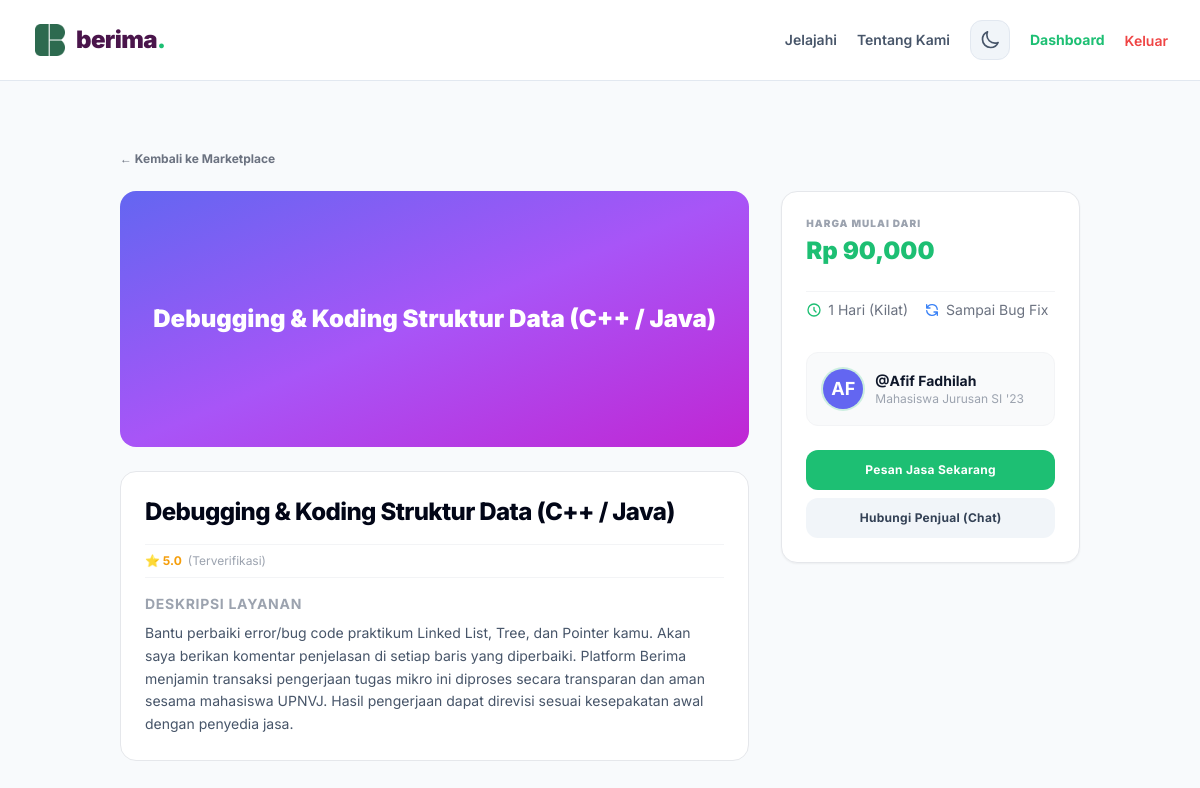
Screenshot of /gig/2 (signed in) with the database file from the repository.
### app/models.py (models this page shows, shortened)
class Gig(db.Model):
    id = db.Column(db.Integer, primary_key=True)
    title = db.Column(db.String(100), nullable=False)
    description = db.Column(db.Text, nullable=True)
    price = db.Column(db.Float, nullable=False)
    delivery = db.Column(db.String(50), nullable=True, default="1-3 Hari")
    revisions = db.Column(db.String(50), nullable=True, default="1x Revisi")
    seller_id = db.Column(db.Integer, db.ForeignKey('user.id'), nullable=False)
    seller = db.relationship('User', backref='gigs')

class User(db.Model, UserMixin):
    id = db.Column(db.Integer, primary_key=True)
    email = db.Column(db.String(120), unique=True, nullable=False)
    username = db.Column(db.String(50), nullable=True)
    major = db.Column(db.String(50), nullable=True, default="IF '24")
    password_hash = db.Column(db.String(128), nullable=False)
    role_id = db.Column(db.Integer, db.ForeignKey('role.id'), nullable=False)
    failed_login_attempts = db.Column(db.Integer, default=0)
    locked_until = db.Column(db.DateTime, nullable=True)
    role = db.relationship('Role', backref='users')

### app/main/routes.py (the view)
@main_bp.route('/gig/<int:gig_id>')
def gig_detail(gig_id):
    gig = Gig.query.get_or_404(gig_id)
    return render_template('gig_detail.html', gig=gig)

### app/models.py (called while the page is built)
@login_manager.user_loader
def load_user(user_id):
    return User.query.get(int(user_id))

### app/templates/gig_detail.html
{% extends 'base.html' %}
{% block content %}
<div class="min-h-screen bg-slate-50 dark:bg-slate-950 text-slate-800 dark:text-slate-100 transition-colors duration-300 py-12">
    <div class="max-w-5xl mx-auto px-4 sm:px-6 lg:px-8">
        <a href="/marketplace" class="inline-flex items-center gap-2 text-xs font-bold text-gray-500 dark:text-slate-400 hover:text-[#1dbf73] transition mb-6">
            ← Kembali ke Marketplace
        </a>
        <div class="grid grid-cols-1 lg:grid-cols-3 gap-8 items-start">
            <div class="lg:col-span-2 space-y-6">
                <div class="h-64 rounded-2xl bg-gradient-to-br from-indigo-500 via-purple-500 to-fuchsia-600 flex flex-col items-center justify-center p-8 text-white font-black text-2xl text-center shadow-xs">
                    {{ gig.title }}
                </div>
                <div class="bg-white dark:bg-slate-900 border border-gray-200 dark:border-slate-800 rounded-2xl p-6 shadow-xs space-y-4">
                    <h1 class="text-2xl font-extrabold tracking-tight text-slate-950 dark:text-white">
                        {{ gig.title }}
                    </h1>
                    <div class="flex items-center gap-4 py-2 border-y border-gray-100 dark:border-slate-800 text-xs">
                        <div class="flex items-center gap-1.5 font-bold text-amber-500">
                            ⭐ 5.0 <span class="text-gray-400 font-normal">(Terverifikasi)</span>
                        </div>
                    </div>
                    <div class="space-y-2">
                        <h3 class="text-sm font-bold uppercase tracking-wider text-gray-400 dark:text-slate-500">Deskripsi Layanan</h3>
                        <p class="text-sm text-slate-600 dark:text-slate-300 leading-relaxed">
                            {{ gig.description }} Platform Berima menjamin transaksi pengerjaan tugas mikro ini diproses secara transparan dan aman sesama mahasiswa UPNVJ. Hasil pengerjaan dapat direvisi sesuai kesepakatan awal dengan penyedia jasa.
                        </p>
                    </div>
                </div>
            </div>
            <div class="bg-white dark:bg-slate-900 border border-gray-200 dark:border-slate-800 rounded-2xl p-6 shadow-sm sticky top-6 space-y-6">
                <div>
                    <span class="text-[10px] text-gray-400 dark:text-slate-500 uppercase font-black tracking-widest block mb-1">Harga Mulai Dari</span>
                    <div class="text-2xl font-black text-[#1dbf73]">Rp {{ "{:,.0f}".format(gig.price) }}</div>
                </div>
                <div class="flex items-center gap-4 py-2 text-sm text-gray-500 dark:text-slate-400 border-t border-gray-100 dark:border-slate-800">
                    <div class="flex items-center gap-1.5" title="Waktu Pengerjaan">
                        <svg class="w-4 h-4 text-[#1dbf73]" fill="none" stroke="currentColor" viewBox="0 0 24 24"><path stroke-linecap="round" stroke-linejoin="round" stroke-width="2" d="M12 8v4l3 3m6-3a9 9 0 11-18 0 9 9 0 0118 0z"></path></svg>
                        <span>{{ gig.delivery }}</span>
                    </div>
                    <div class="flex items-center gap-1.5" title="Batas Revisi">
                        <svg class="w-4 h-4 text-blue-500" fill="none" stroke="currentColor" viewBox="0 0 24 24"><path stroke-linecap="round" stroke-linejoin="round" stroke-width="2" d="M4 4v5h.582m15.356 2A8.001 8.001 0 004.582 9m0 0H9m11 11v-5h-.581m0 0a8.003 8.003 0 01-15.357-2m15.357 2H15"></path></svg>
                        <span>{{ gig.revisions }}</span>
                    </div>
                </div>
                <div class="p-4 bg-gray-50 dark:bg-slate-950/50 border border-gray-100 dark:border-slate-800/80 rounded-xl flex items-center gap-3">
                    <div class="w-10 h-10 rounded-full bg-indigo-500 flex items-center justify-center text-white font-bold text-lg ring-2 ring-[#1dbf73]/20">{{ gig.seller.username[:2]|upper }}</div>
                    <div>
                        <div class="font-bold text-sm text-slate-900 dark:text-white">@{{ gig.seller.username }}</div>
                        <div class="text-xs text-gray-400 dark:text-slate-500">Mahasiswa Jurusan {{ gig.seller.major }}</div>
                    </div>
                </div>
                <div class="space-y-2">
                    <form action="{{ url_for('main.gig_order', gig_id=gig.id) }}" method="POST">
                        <button type="submit" class="w-full bg-[#1dbf73] hover:bg-[#19a763] text-white py-3 rounded-xl text-xs font-bold tracking-wide shadow-xs transition cursor-pointer text-center block mb-2">
                            Pesan Jasa Sekarang
                        </button>
                    </form>
                    <button class="w-full bg-slate-100 dark:bg-slate-800 hover:bg-slate-200 dark:hover:bg-slate-700 text-slate-700 dark:text-slate-200 py-3 rounded-xl text-xs font-bold tracking-wide transition cursor-pointer text-center block">
                        Hubungi Penjual (Chat)
                    </button>
                </div>
            </div>
        </div>
    </div>
</div>
{% endblock %}

### app/templates/base.html (shortened to what this page needs)
<!DOCTYPE html>
<html lang="id">
<head>
    <script src="https://cdn.tailwindcss.com"></script>
</head>
<body class="bg-slate-50 text-slate-800 dark:bg-slate-950 dark:text-slate-100 flex flex-col min-h-screen transition-colors duration-300">
    <nav class="bg-white dark:bg-slate-900 border-b border-slate-200 dark:border-slate-800 sticky top-0 z-50 shadow-xs transition-colors duration-300">
        <div class="max-w-7xl mx-auto px-4 sm:px-6 lg:px-8">
            <div class="flex justify-between h-20 items-center">
                <div class="flex items-center gap-8">
                    <a href="{{ url_for('main.explore_gigs') }}" class="flex items-center gap-2 group">
                        <img src="{{ url_for('static', filename='img/logo.png') }}" class="w-9 h-9 object-contain mix-blend-multiply dark:mix-blend-normal dark:bg-white dark:rounded-md p-0.5 group-hover:scale-105 transition-transform" alt="Logo">
                        <span class="text-2xl font-black tracking-tight text-[#4a154b] dark:text-purple-400 transition-colors duration-300">
                            berima<span class="text-[#1dbf73]">.</span>
                        </span>
                    </a>
                </div>
                <div class="flex items-center gap-5">
                    <a href="{{ url_for('main.explore_gigs') }}" class="text-sm font-semibold text-slate-600 dark:text-slate-300 hover:text-[#1dbf73] dark:hover:text-[#1dbf73] transition">Jelajahi</a>
                    <a href="/about" class="text-sm font-semibold text-slate-600 dark:text-slate-300 hover:text-[#1dbf73] dark:hover:text-[#1dbf73] transition">Tentang Kami</a>
                    <button onclick="toggleTheme()" class="w-10 h-10 flex items-center justify-center rounded-xl bg-slate-100 hover:bg-slate-200 dark:bg-slate-800 dark:hover:bg-slate-700 border border-slate-200 dark:border-slate-700 transition-all duration-200 group cursor-pointer shadow-xs" aria-label="Toggle Theme">
                    </button>
                    {% if current_user.is_authenticated %}
                        {% if current_user.role.name == 'admin' %}
                            <a href="{{ url_for('auth.admin_panel') }}" class="text-sm font-bold text-red-500 hover:underline">Admin Panel</a>
                        {% else %}
                            <a href="{{ url_for('auth.dashboard') }}" class="text-sm font-bold text-[#1dbf73] hover:underline">Dashboard</a>
                        {% endif %}
                        <form action="{{ url_for('auth.logout') }}" method="POST" class="inline">
                            <button type="submit" class="text-sm font-semibold text-red-500 hover:text-red-400 transition cursor-pointer">Keluar</button>
                        </form>
                    {% else %}
                        <a href="{{ url_for('auth.login') }}" class="text-sm font-semibold text-slate-600 dark:text-slate-300 hover:text-[#1dbf73]">Masuk</a>
                        <a href="{{ url_for('auth.register') }}" class="bg-[#1dbf73] text-white text-sm font-bold px-5 py-2.5 rounded-xl hover:bg-[#10a35e] transition shadow-xs">Gabung</a>
                    {% endif %}
                </div>
            </div>
        </div>
    </nav>
    <main class="flex-grow">
        {% block content %}{% endblock %}
    </main>
</body>
</html>

### app/templates/base.html (style rules this page uses)
body { font-family: 'Inter', sans-serif; }

### rows the page displays
Gig: title "Debugging & Koding Struktur Data (C++ / Java)", description "Bantu perbaiki error/bug code praktikum Linked List, Tree, dan Pointer kamu. Akan saya berikan komentar penjelasan di setiap baris yang diperbaiki.", price "90,000", delivery "1 Hari (Kilat)", revisions "Sampai Bug Fix"
User: seller "AF", seller.username "Afif Fadhilah", seller.major "SI '23"
